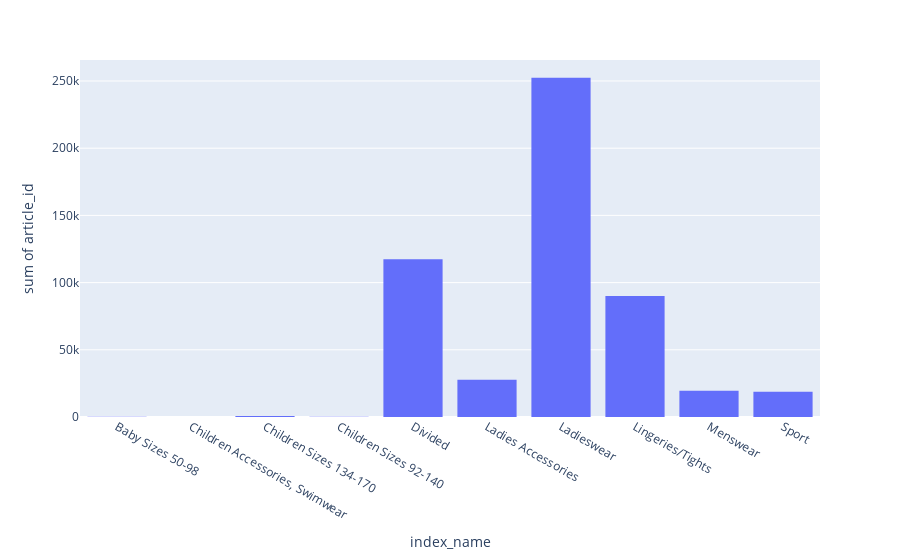

Notebook code cell kept with this figure:
### Code cell
plot_feature(detailed_transactions, "index_name")

### Figure 1 — Plotly figure (JSON) as saved in the notebook; plotly's stock layout.template omitted (floating-point values rounded to 4 significant figures)
{"data": [{"bingroup": "x", "histfunc": "sum", "hovertemplate": "index_name=%{x}<br>sum of article_id=%{y}<extra></extra>", "legendgroup": "", "marker": {"color": "#636efa", "pattern": {"shape": ""}}, "name": "", "orientation": "v", "showlegend": false, "type": "histogram", "x": ["Baby Sizes 50-98", "Children Accessories, Swimwear", "Children Sizes 134-170", "Children Sizes 92-140", "Divided", "Ladies Accessories", "Ladieswear", "Lingeries/Tights", "Menswear", "Sport"], "xaxis": "x", "y": [244, 30, 652, 147, 117394, 27775, 252338, 90100, 19553, 18870], "yaxis": "y"}], "layout": {"barmode": "relative", "legend": {"tracegroupgap": 0}, "margin": {"t": 60}, "xaxis": {"anchor": "y", "domain": [0, 1], "title": {"text": "index_name"}}, "yaxis": {"anchor": "x", "domain": [0, 1], "title": {"text": "sum of article_id"}}}}
